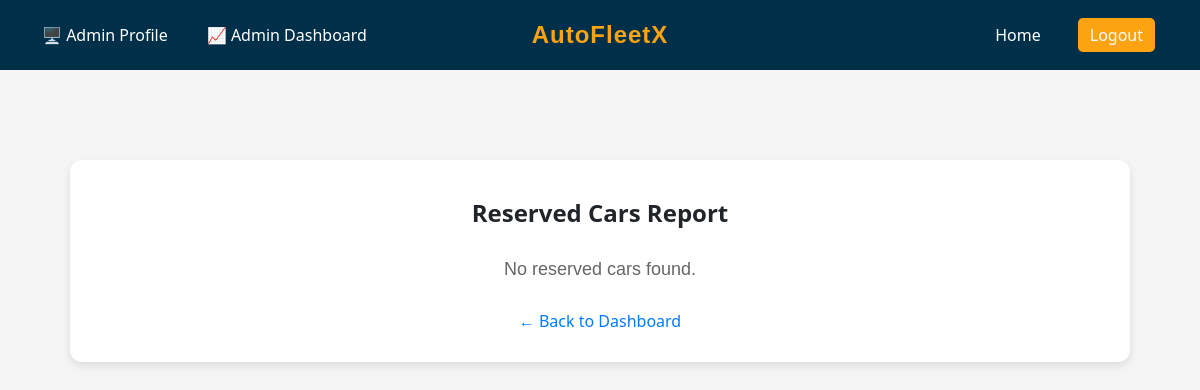
Before: /dashboard/admin/reserved-cars/ (signed in) with the older database file.
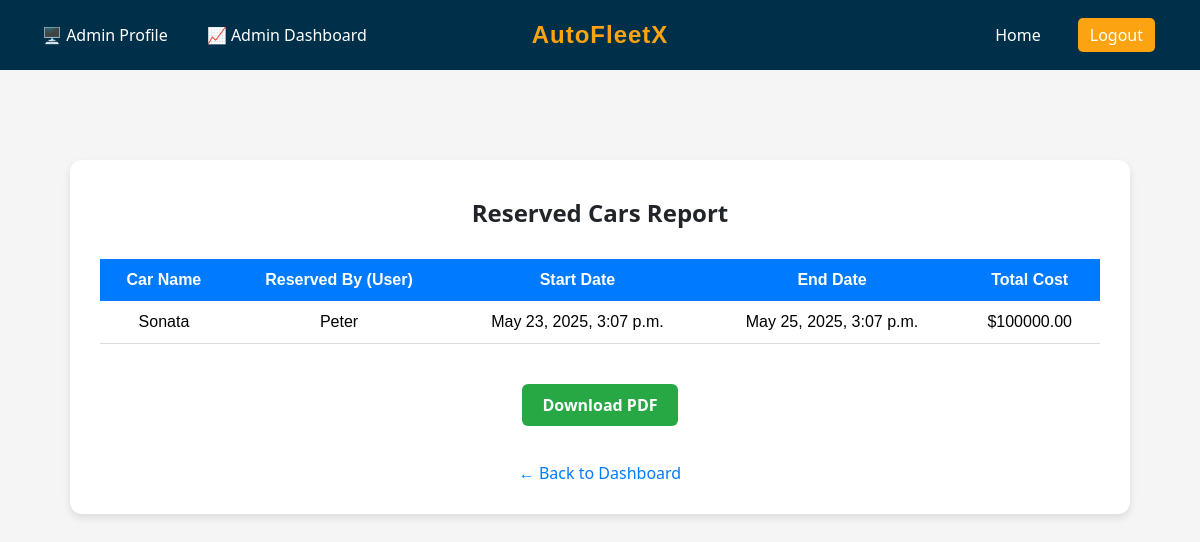
After: the same page with the newer database file.
### main_app/models.py (models this page shows, shortened)
class TimeStampedModel(models.Model):
    created_at = models.DateTimeField(auto_now_add=True)
    class Meta:
        abstract = True

class Rental(TimeStampedModel):
    user = models.ForeignKey(CustomUser, on_delete=models.CASCADE, related_name='rentals')
    car = models.ForeignKey(Car, on_delete=models.CASCADE, related_name='rentals')
    start_date = models.DateTimeField()
    end_date = models.DateTimeField()
    total_cost = models.DecimalField(max_digits=10, decimal_places=2)
    is_active = models.BooleanField(default=True)
    returned_early = models.BooleanField(default=False)
    ''' we are setting values inside the view and then tweaking one value (e.g. total_cost )
    inside custom save present in the model if incase total_cost is not set in the view
    and then the Parent save handles the actual database write for all fields '''
    def save(self, *args, **kwargs):
        if not self.total_cost:
            self.total_cost = self.calculate_cost()
        super().save(*args, **kwargs)

class Car(models.Model):
    name = models.CharField(max_length=100, null=False, blank=False)
    brand = models.CharField(max_length=100)
    seating_capacity = models.PositiveIntegerField(null=False, blank=False)
    rent_per_day = models.PositiveIntegerField(null=False, blank=False)
    model_year = models.PositiveIntegerField(null=True, blank=True)
    available = models.BooleanField(default=True)
    image = models.ImageField(upload_to='car_images/', default='media/car_images/default.jpg')

class CustomUser(AbstractUser):
    balance = models.DecimalField(
        max_digits=10,
        decimal_places=2,
        default=0.00,
        validators=[MinValueValidator(0.0)]
    )
    address = models.TextField(blank=True, null=True)

### main_app/views.py (the view)
# urls.py: path('dashboard/admin/reserved-cars/', views.admin_reserved_cars_report, name='admin_reserved_cars_report'),
@login_required
@user_passes_test(is_admin)
def admin_reserved_cars_report(request):
    rentals = Rental.objects.filter(is_active=True).order_by('end_date')
    return render(request, 'main_app/admin/reserved_cars_report.html', {'rentals': rentals})

### main_app/views.py (called while the page is built)
def is_admin(user):
    return user.is_superuser

### main_app/templates/main_app/admin/reserved_cars_report.html (shortened to what this page needs)
{% extends 'base.html' %}
{% block content %}
{% load static %}
<!DOCTYPE html>
<html lang="en">
<head>
    <link rel="stylesheet" href="{% static 'styles/style.css' %}">
</head>
<body style="background-color: #f5f5f5; font-family: Arial, sans-serif;">
    <div style="max-width: 1000px; margin: 50px auto; background: #ffffff; padding: 30px; border-radius: 12px; box-shadow: 0 4px 8px rgba(0,0,0,0.1);">
        <h2 style="text-align: center; margin-bottom: 30px; color: #212529;">Reserved Cars Report</h2>
        {% if rentals %}
            <table style="width: 100%; border-collapse: collapse;">
                <thead style="background-color: #007BFF; color: white;">
                    <tr>
                        <th style="padding: 12px;">Car Name</th>
                        <th style="padding: 12px;">Reserved By (User)</th>
                        <th style="padding: 12px;">Start Date</th>
                        <th style="padding: 12px;">End Date</th>
                        <th style="padding: 12px;">Total Cost</th>
                    </tr>
                </thead>
                <tbody>
                    {% for rental in rentals %}
                    <tr style="text-align: center; border-bottom: 1px solid #ddd;">
                        <td style="padding: 12px;">{{ rental.car.name }}</td>
                        <td style="padding: 12px;">{{ rental.user.username }}</td>
                        <td style="padding: 12px;">{{ rental.start_date }}</td>
                        <td style="padding: 12px;">{{ rental.end_date }}</td>
                        <td style="padding: 12px;">${{ rental.total_cost }}</td>
                    </tr>
                    {% endfor %}
                </tbody>
            </table>
            <div style="text-align: center; margin-top: 30px;">
                <a href="{% url 'pdf_reserved_cars_report' %}" class="rent-button" style="background-color: #28a745;">Download PDF</a>
            </div>
        {% else %}
            <p style="text-align: center; font-size: 18px; color: #666;">No reserved cars found.</p>
        {% endif %}
        <div style="text-align: center; margin-top: 30px;">
            <a href="{% url 'admin_dashboard' %}" style="color: #007BFF; text-decoration: none;">&larr; Back to Dashboard</a>
        </div>
    </div>
</body>
</html>
{% endblock %}

Changed rows visible on the page:
added Rental: car.name "Sonata", user.username "Peter", start_date "May 23, 2025, 3:07 p.m.", end_date "May 25, 2025, 3:07 p.m.", total_cost "100000.00"
Other visible differences:
text no longer shown: "No reserved cars found."
text now shown: "Car Name Reserved By (User) Start Date End Date Total Cost Download PDF"
